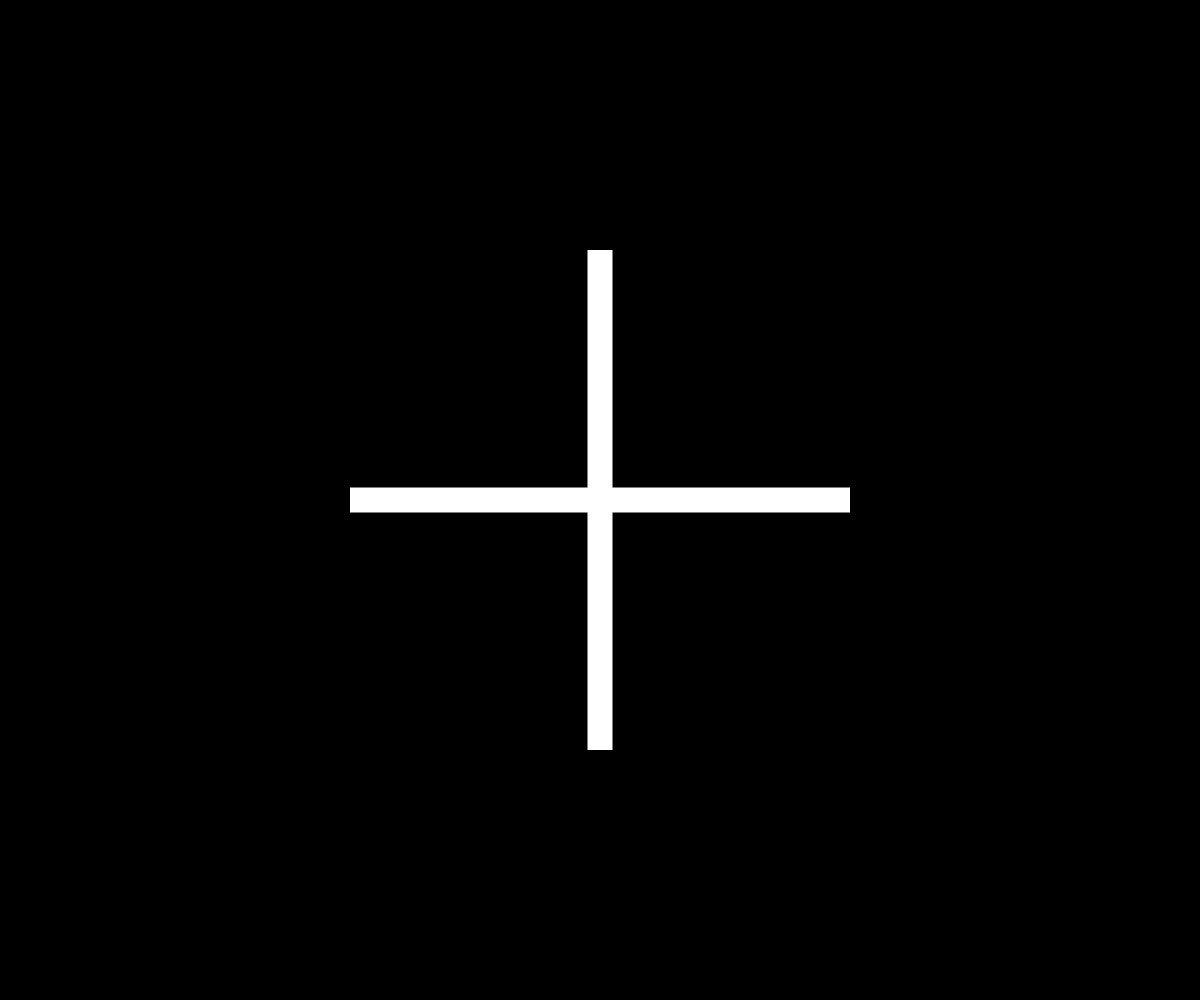
Frame 1 (no input)
Frame 60 (no input): identical to frame 1, image omitted
Frame 120 (the mouse pressed at the canvas centre since frame 60): identical to frame 1, image omitted

The p5.js sketch that drew this single still picture (run headless with seeded random() and noise() and a simulated clock; from frame 60 on, the mouse is pressed at the canvas centre):

// p5.js sketch
// ── sketch.js
// https://p5js.org/examples/input-clock.html

let angle = 0; // Angle of the spinner.
let previousAngle = 0; // Angle of the spinner in the previous frame.
let angularVelocity = 0; // Angular velocity of the spinner.
let x=window.innerWidth/2;

function setup() {
  createCanvas(window.innerWidth, window.innerHeight);
  // The spinner will have no stroke and filled pink.
  noStroke();
  fill(255);
  rectMode(CENTER); // When drawing rectangle, coordinates specify shape's centre.
  angleMode(RADIANS); // Not actually required, since RADIANS is default.
}

// The mouse's heading when centered mid-canvas.
// Returns an angle in radians between -PI and PI.
function mouseHeading() {
 let v = createVector(mouseX - width / 2, mouseY - height / 2);
 return v.heading();

  // Using trigonometry with arc tangent of rise over run.
  //return atan((mouseY - height / 2) / (mouseX - width / 2));
}

function draw() {
  cursor('grab');
  if(angularVelocity<=0.005 && angularVelocity>=-0.005){
    x=x;
  } else {
    x=x + angularVelocity*20;
  }
  if(windowWidth>windowHeight){
    w=window.innerHeight*0.5;
  }else{
    w=window.innerWidth*0.5;
  }
  h=w*0.05;
  // Clear the canvas purple.
  background(0);

  if(x>=window.innerWidth+w/2){
    x=-w/2;
  } else if (x<=-w/2){
    x=windowWidth+w/2;
  }

  // Draw spinner rotated by current angle around canvas centre.
  
  translate(width/2, height / 2);
  rotate(angle);
  rect(0, 0, w, h);
  rect(0, 0, h, w);

  // Save the angle from the previous frame.
  previousAngle = angle;

  if (mouseIsPressed) {
    cursor('grabbing')
    // Have spinner rotate using the mouse's heading.
    angle = mouseHeading();
    // Base spinner velocity on distance rotated since previous frame.
    // Bug here if angle crosses -PI and PI, where delta becomes a sum.
    angularVelocity = angle - previousAngle;
  } else {
    // Apply the current velocity to the angle.
    angle += angularVelocity;
    // Simple linear friction.
    angularVelocity *= 0.98;
  }
}

function windowResized(){
  resizeCanvas(window.innerWidth, window.innerHeight);
}
